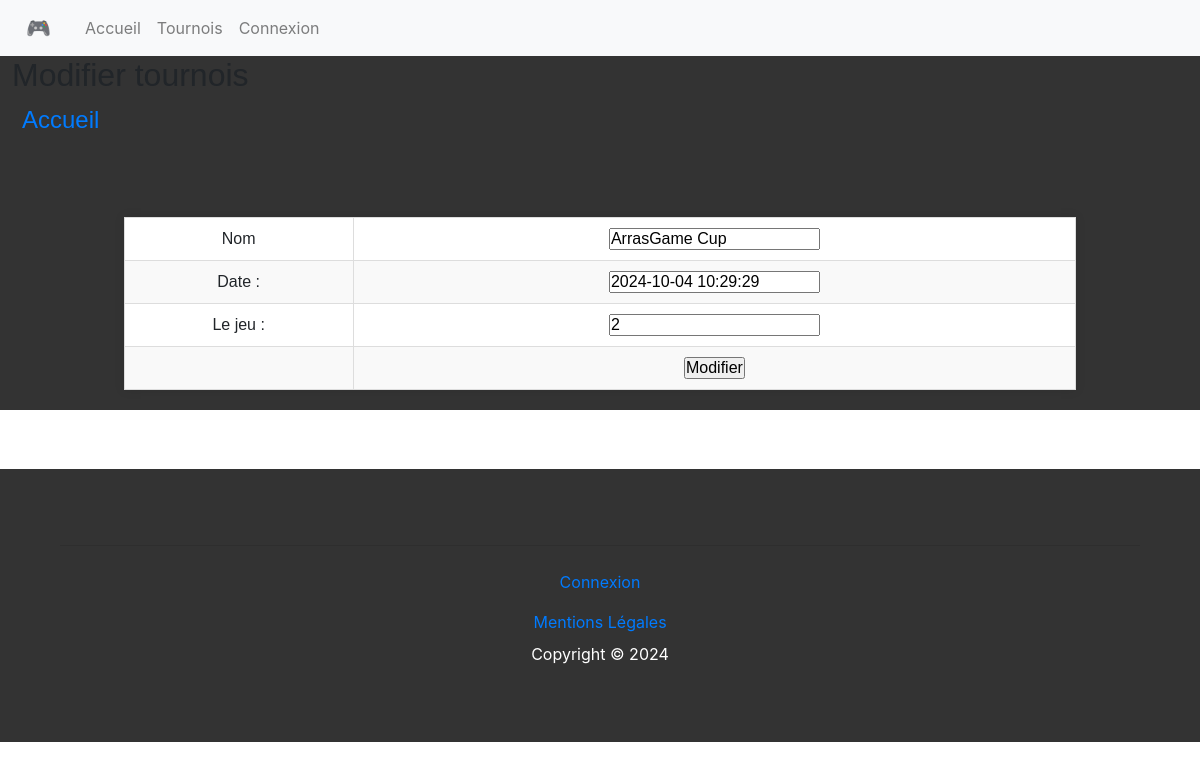
The page /AP/edittournoi.php?id=3 on the database as committed earlier.
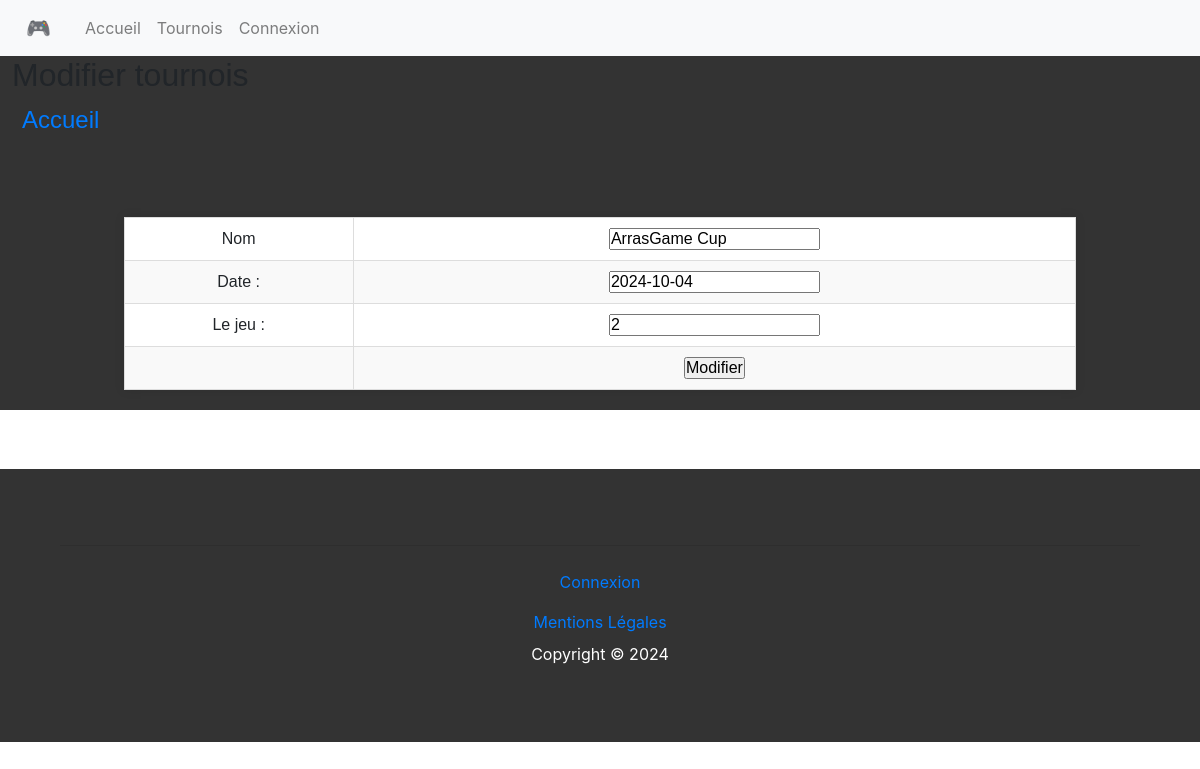
The same page on the database as committed later.
### tables this page shows
CREATE TABLE `tournois` (
  `id` int(11) NOT NULL,
  `nom_tournoi` varchar(100) NOT NULL,
  `date` date NOT NULL,
  `id_jeu` int(11) NOT NULL
);

### AP/edittournoi.php (the view, shortened to what this page needs)
<?php
require_once("db_connect.php");
$id = $_GET['id'];
$stmt = $pdo->prepare("SELECT * FROM tournois WHERE id = $id");
$stmt->execute();
$resultData = $stmt->fetch(PDO::FETCH_ASSOC);
$nom = $resultData['nom_tournoi'];
$date = $resultData['date'];
$id_jeu = $resultData['id_jeu'];
?>
<html>
<head>
    <link rel="stylesheet" href="style.css">
    <link rel="stylesheet" href="https://stackpath.bootstrapcdn.com/bootstrap/4.3.1/css/bootstrap.min.css">
</head>
<body>
	<?php include('header.php') ?>
	<main>
    	<h2>Modifier tournois</h2>
    	<p>
	    	<a href="crudtournois.php">Accueil</a>
    	</p>
		<form name="edit" method="post" action="editActiontournois.php">
			<table border="0">
				<tr>
					<td>Nom</td>
					<td><input type="text" name="nom" value="<?php echo $nom; ?>"></td>
				</tr>
				<tr>
					<td>Date :</td>
					<td><input type="text" name="date" value="<?php echo $date; ?>"></td>
				</tr>
				<tr>
					<td>Le jeu :</td>
					<td><input type="text" name="id_jeu" value="<?php echo $id_jeu; ?>"></td>
				</tr>
				<tr>
					<td><input type="hidden" name="id" value=<?php echo $id; ?>></td>
					<td><input type="submit" name="update" value="Modifier"></td>
				</tr>
			</table>
		</form>
	</main>
	<?php include('footer.php') ?>
</body>
</html>

Rows that differ between the two databases and show on the page:
changed tournois "ArrasGame Cup": date "2024-10-04 10:29:29" → "2024-10-04"
